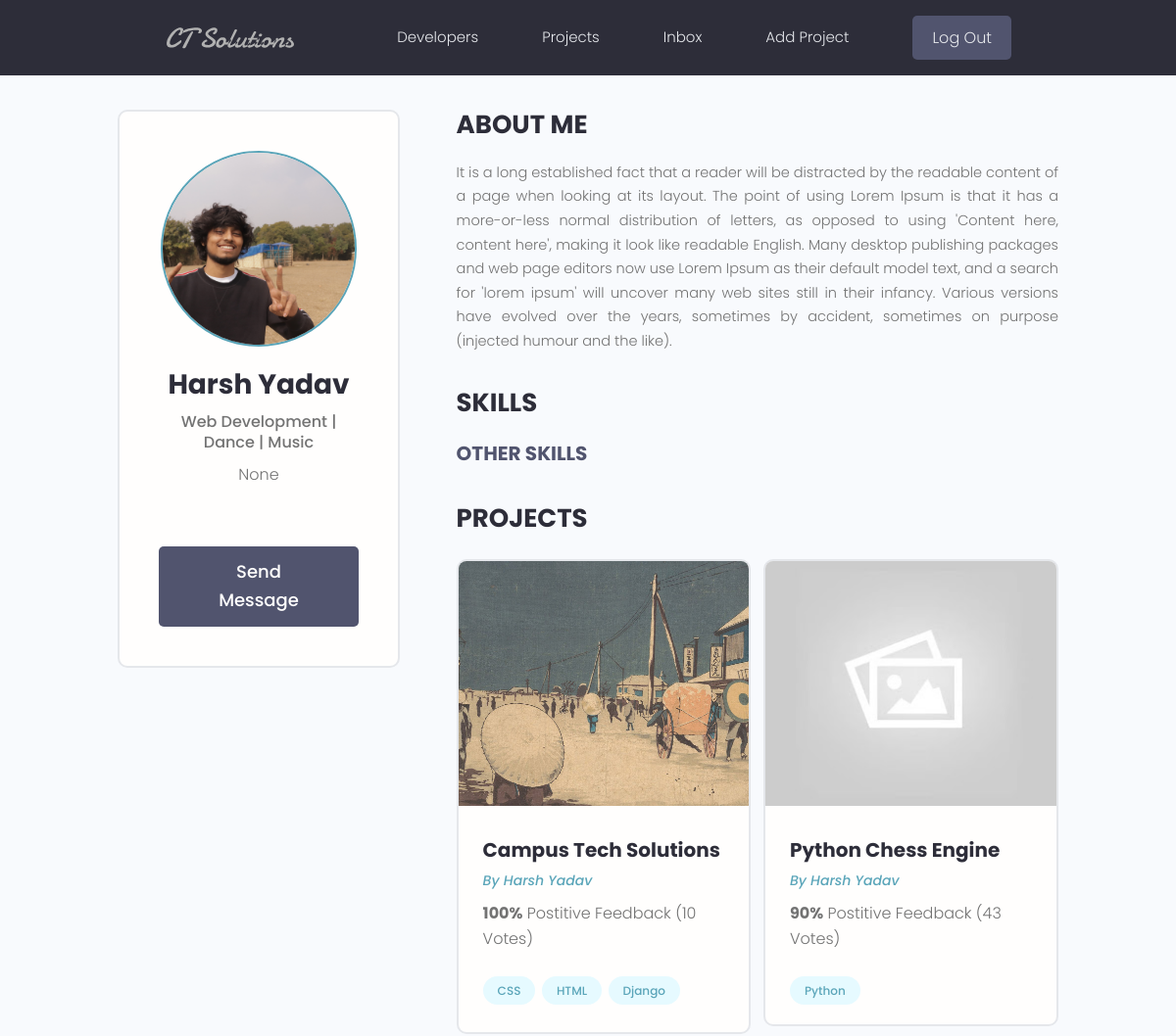
Before: /profile/e489caee-404b-49c4-828a-df996deeba19/ (signed in, upper part) with the older database file.
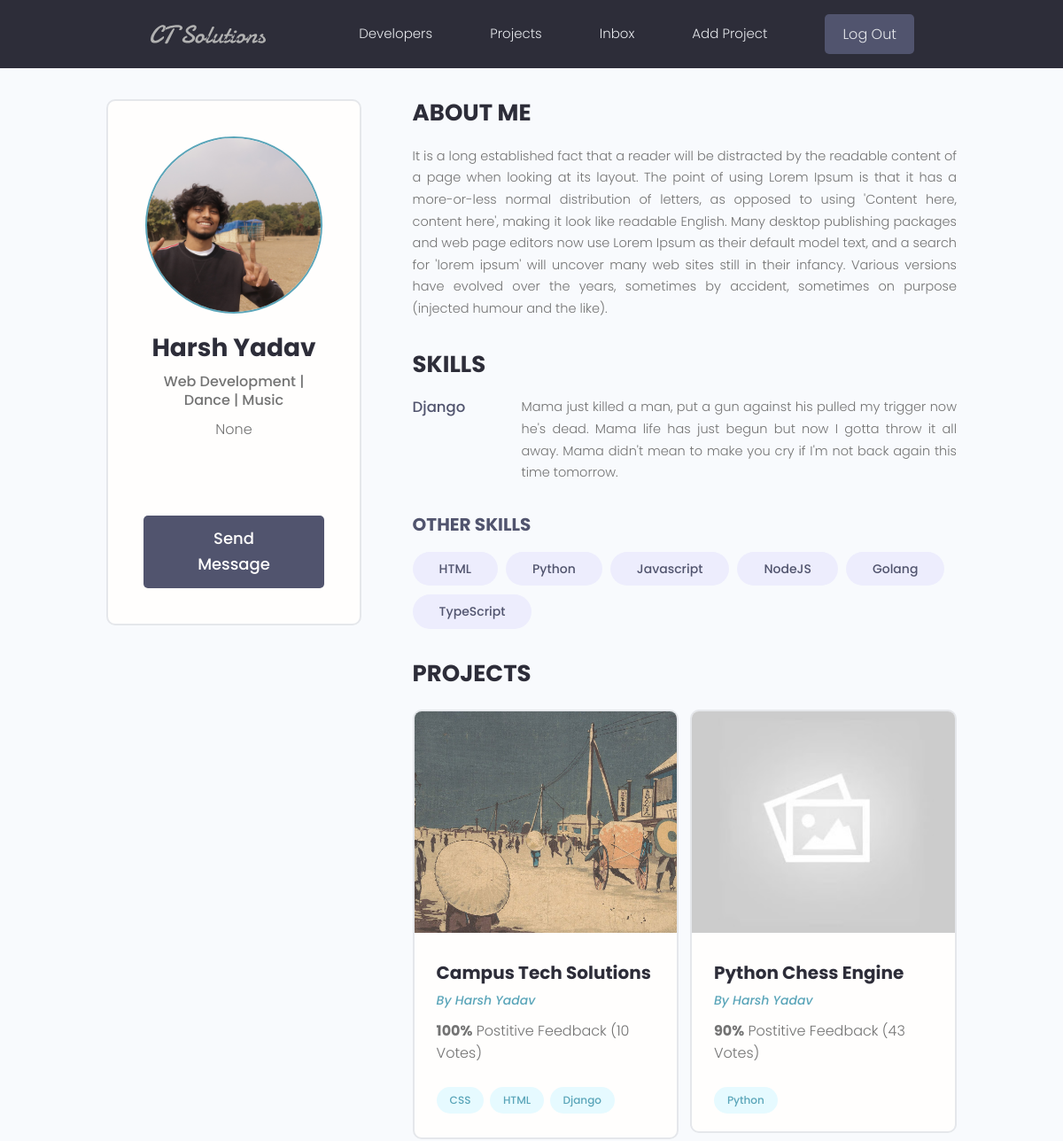
After: the same page with the newer database file.
### projects/models.py (models this page shows, shortened)
class Project(models.Model):
    owner = models.ForeignKey(Profile, on_delete=models.SET_NULL, null=True, blank=True)
    title = models.CharField(max_length=200)
    description = models.TextField(null=True, blank=True)
    feature_image = models.ImageField(
        null=True, blank=True, default='default.jpg')
    demo_link = models.CharField(max_length=1000, null=True, blank=True)
    source_link = models.CharField(max_length=1000, null=True, blank=True)
    vote_total = models.IntegerField(default=0)
    vote_ratio = models.IntegerField(default=0)
    tags = models.ManyToManyField('Tag', blank=True)
    created = models.DateTimeField(auto_now_add=True)
    id = models.UUIDField(default = uuid.uuid4, unique = True, primary_key=True, editable=False)

class Tag(models.Model):
    name = models.CharField(max_length=200)
    created = models.DateTimeField(auto_now_add=True)
    id = models.UUIDField(default = uuid.uuid4, unique = True, primary_key=True, editable=False)
    def __str__(self):
        return self.name

### users/models.py (models this page shows, shortened)
class Profile(models.Model):
    user = models.OneToOneField(User, on_delete=models.CASCADE, null=True, blank=True)
    name = models.CharField(max_length=200, null=True, blank=True)
    email = models.EmailField(max_length=500, blank=True, null=True)
    username = models.CharField(max_length=200, null=True, blank=True)
    location = models.CharField(max_length=200, null=True, blank=True)
    short_intro = models.CharField(max_length=500, blank=True, null=True)
    bio = models.TextField(blank=True, null=True)
    profile_image = models.ImageField(null=True, blank=True, upload_to='profiles/', default='profiles/user-default.png')
    social_github = models.CharField(max_length=200, null=True, blank=True)
    social_twitter = models.CharField(max_length=200, null=True, blank=True)
    social_linkedin = models.CharField(max_length=200, null=True, blank=True)
    social_youtube = models.CharField(max_length=200, null=True, blank=True)
    social_website = models.CharField(max_length=200, null=True, blank=True)
    created = models.DateTimeField(auto_now_add=True)
    id = models.UUIDField(default = uuid.uuid4, unique = True, primary_key=True, editable=False)

class Skill(models.Model):
    owner = models.ForeignKey(Profile, on_delete=models.CASCADE, null=True, blank=True)
    name = models.CharField(max_length=200, null=True, blank=True)
    description = models.TextField(null=True, blank=True)
    created = models.DateTimeField(auto_now_add=True)
    id = models.UUIDField(default = uuid.uuid4, unique = True, primary_key=True, editable=False)

### users/views.py (the view)
# urls.py: path('profile/<str:pk>/', views.userProfile, name="user-profile")
def userProfile(request, pk):
    profileObj = Profile.objects.get(id=pk)
    topSkills = profileObj.skill_set.exclude(description__exact="")
    otherSkills = profileObj.skill_set.filter(description="")
    context = {
        'profile':profileObj,
        'topSkills':topSkills,
        'otherSkills':otherSkills
    }
    return render(request, 'users/user-profile.html', context)

### users/templates/users/user-profile.html (shortened to what this page needs)
{% extends 'main.html' %}
{% load static %}
{% block content %}
    <main class="profile my-md">
        <div class="container">
        <div class="layout">
            <div class="column column--1of3">
            <div class="card text-center">
                <div class="card__body dev">
                <img class="avatar avatar--xl" src="{{profile.profile_image.url}}" />
                <h2 class="dev__name">{{profile.name}}</h2>
                <p class="dev__title">{{profile.short_intro}}</p>
                <p class="dev__location">{{profile.location}}</p>
                <ul class="dev__social">
                </ul>
                <a href="#" class="btn btn--sub btn--lg">Send Message </a>
                </div>
            </div>
            </div>
            <div class="column column--2of3">
            <div class="devInfo">
                <h3 class="devInfo__title">About Me</h3>
                <p class="devInfo__about">
                {{profile.bio}}
                </p>
            </div>
            <div class="devInfo">
                <h3 class="devInfo__title">Skills</h3>
                <div class="devInfo__skills">
                {% for topSkill in topSkills %}
                <div class="devSkill">
                    <h4 class="devSkill__title">{{topSkill.name}}</h4>
                    <p class="devSkill__info">
                    {{topSkill.description}}
                    </p>
                </div>
                {% endfor %}
                <h3 class="devInfo__subtitle">Other Skills</h3>
                <div class="devInfo__otherSkills">
                    {% for otherSkill in otherSkills %}
                    <span class="tag tag--pill tag--sub tag--lg">
                    <small>{{otherSkill.name}}</small>
                    </span>
                    {% endfor %}
                </div>
                </div>
            </div>
            <div class="devInfo">
                <h3 class="devInfo__title">Projects</h3>
                <div class="grid grid--two">
                {% for project in profile.project_set.all %}
                <div class="column">
                    <div class="card project">
                    <a href="{% url 'project' project.id %}" class="project">
                        <img class="project__thumbnail" src="{{project.feature_image.url}}" alt="project thumbnail" />
                        <div class="card__body">
                        <h3 class="project__title">{{project.title}}</h3>
                        <p><a class="project__author" href="{% url 'user-profile' project.owner.id %}">By {{project.owner.name}}</a></p>
                        <p class="project--rating">
                            <span style="font-weight: bold;">{{project.vote_ratio}}%</span> Postitive
                            Feedback ({{project.vote_total}} Vote{{project.vote_total|pluralize:"s"}})
                        </p>
                        <div class="project__tags">
                            {% for tag in project.tags.all %}
                            <span class="tag tag--pill tag--main">
                            <small>{{tag}}</small>
                            </span>
                            {% endfor %}
                        </div>
                        </div>
                    </a>
                    </div>
                </div>
                {% endfor %}
                </div>
            </div>
            </div>
        </div>
        </div>
    </main>
{% endblock content %}

Changed rows visible on the page:
added Skill: name "Django", description "Mama just killed a man, put a gun against his pulled my trigger now he's dead. Mama life has just begun but now I gotta throw it all away. Mama didn't mean to make you cry if I'm not back again this time tomorrow.", shown under "SKILLS"
added Skill: name "HTML", shown under "OTHER SKILLS"
added Skill: name "Python", shown under "OTHER SKILLS"
added Skill: name "Javascript", shown under "OTHER SKILLS"
added Skill: name "NodeJS", shown under "OTHER SKILLS"
added Skill: name "Golang", shown under "OTHER SKILLS"
added Skill: name "TypeScript", shown under "OTHER SKILLS"
